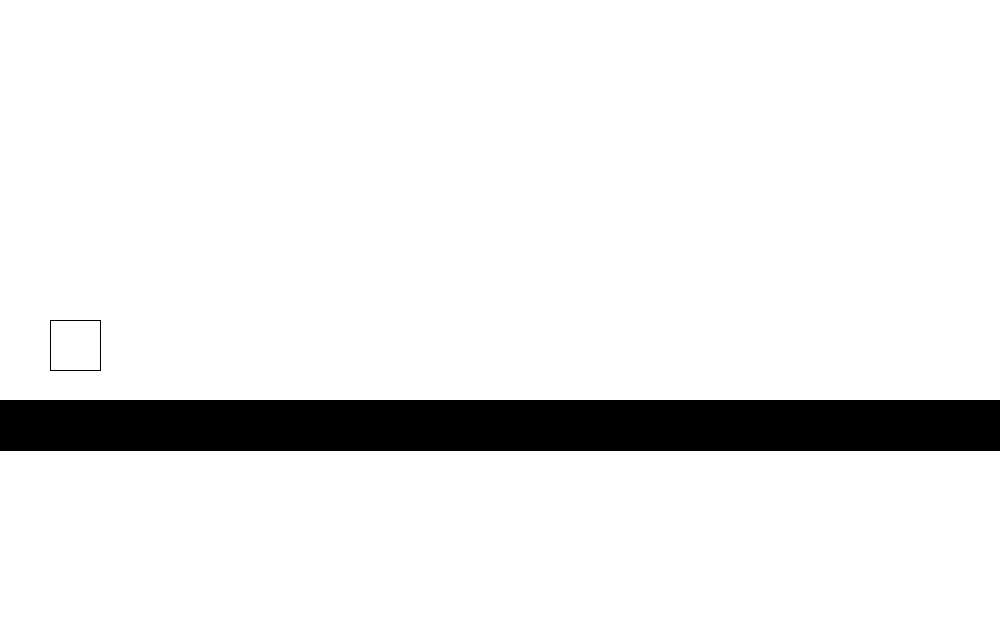
Frame 1 (no input)
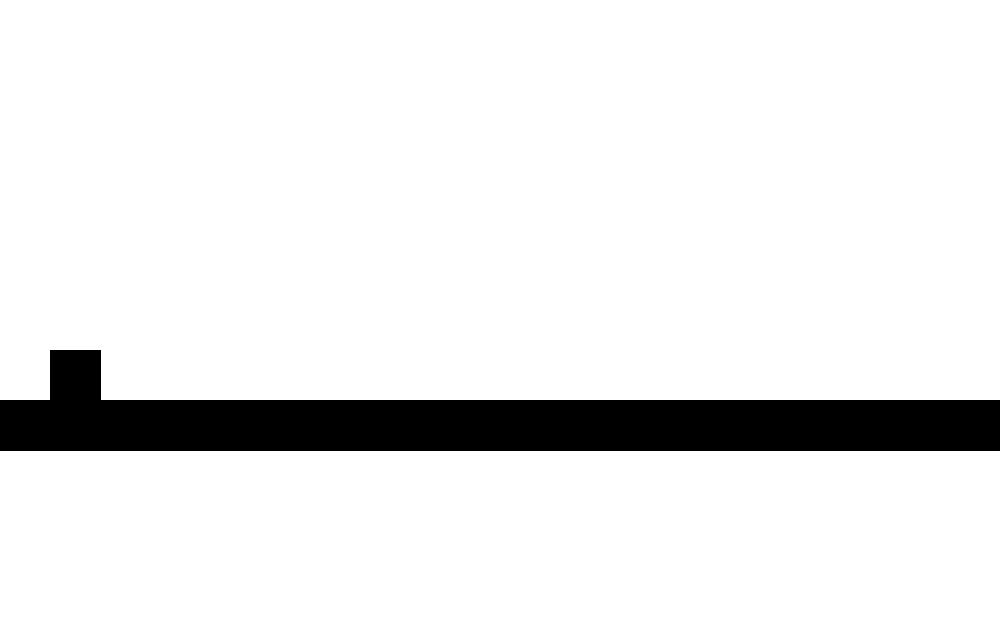
Frame 60 (the mouse pressed at the canvas centre just before this capture)
Frame 120 (the mouse held since frame 60 and released just before this capture): identical to frame 60, image omitted

The Processing sketch that drew these frames (run headless with seeded random() and noise(); from frame 60 on, the mouse is pressed at the canvas centre):

// Processing sketch: NEAT_Hello_World
// ── NEAT_Hello_World.pde


Object[] objects = {
  new Player(50, 320, 50, 50),
  new Object(0,400,1000,50)
};

ArrayList<Wall> walls = new ArrayList<Wall>();

void setup() {
  frameRate(60);
  size(1000, 640);
}

void draw() {
  background(255);

  for(Object o : objects) {
    o.CheckCollision(objects[1]);
    o.update();
    o.display();
  }
  
  for(int i = 0; i < walls.size(); i++) {
    if(objects[0].CheckWalls(walls.get(i)))
      noLoop();
    walls.get(i).update();
    walls.get(i).display();
    if(walls.get(i).CheckBoundaries()) {
      walls.remove(walls.get(i));
      i--;
    }
  }
  
  float i = random(200);
  if(i <= 1)
    MakeWall();
}

void MakeWall() {
 walls.add(new Wall(1000,350,50, 50));
  
}

void keyPressed() {
    objects[0].key();
}

// ── Object.pde
class Object {
  PVector position;
  PVector velocity;
  float W;
  float H;
  
  Object(float x, float y, float w, float h) {
    position = new PVector(x, y);
    velocity = new PVector(0, 0);
    W = w;
    H = h;
  }
  
  void update() {
    position.add(velocity);
  }
  
  void display() {
    rect(position.x, position.y, W, H);
    fill(0);
  }
  
  void key() {
    
  }
  
  boolean CheckWalls(Object other) {
    return false;
  }
  
  void CheckCollision(Object other) {
    
  }
}

// ── Player.pde
class Player extends Object{
  boolean jump;
  
  Player(float x, float y, float w, float h) {
    super(x,y,w,h);
    jump = true;
  }
  
  void update() { 
    position.add(velocity);
  }
  
  void key() {  
    if(key == ' ' && jump)
      velocity.y -= 8;
  }
   
  void CheckCollision(Object other) {
    velocity.y += 0.2;
    jump = false;
    if(distance(position.y, other.position.y, H, other.H)) {
      if(velocity.y > 0)
        velocity.y = 0;
      jump = true;
    }
  }
  
  boolean CheckWalls(Object other) {
    if(distance(position.y, other.position.y, H, other.H) && distance(position.x, other.position.x, W, other.W))
      return true;
    return false;
  }
  
  boolean distance(float a, float b, float z1, float z2) {
    float c = a - b;
    float z = (z1 + z2)/2;
    if(abs(c) <= z) 
      return true;
    return false;
    
  }
}

// ── Wall.pde
class Wall extends Object {
  
   Wall(float x, float y, float w, float h) {
    super(x,y,w,h);
    
  }
  
  void update() { 
    velocity.x = -3;
    position.add(velocity);
  }
  
  boolean CheckBoundaries() {
    if(position.x < -10)
      return true;
    return false;
    
  }
}
